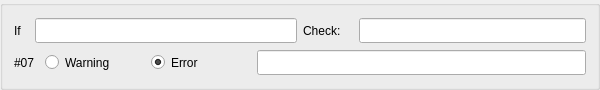
         <widget class="QGroupBox" name="groupBox_ch07">
          <property name="sizePolicy">
           <sizepolicy hsizetype="MinimumExpanding" vsizetype="Fixed">
            <horstretch>0</horstretch>
            <verstretch>0</verstretch>
           </sizepolicy>
          </property>
          <property name="minimumSize">
           <size>
            <width>600</width>
            <height>90</height>
           </size>
          </property>
          <property name="maximumSize">
           <size>
            <width>16777215</width>
            <height>90</height>
           </size>
          </property>
          <property name="title">
           <string/>
          </property>
          <layout class="QHBoxLayout" name="horizontalLayout_299">
           <item>
            <layout class="QVBoxLayout" name="verticalLayout_88">
             <item>
              <layout class="QHBoxLayout" name="horizontalLayout_300">
               <item>
                <layout class="QHBoxLayout" name="horizontalLayout_301">
                 <item>
                  <widget class="QLabel" name="label_375">
                   <property name="sizePolicy">
                    <sizepolicy hsizetype="Fixed" vsizetype="Fixed">
                     <horstretch>0</horstretch>
                     <verstretch>0</verstretch>
                    </sizepolicy>
                   </property>
                   <property name="minimumSize">
                    <size>
                     <width>15</width>
                     <height>25</height>
                    </size>
                   </property>
                   <property name="text">
                    <string>If</string>
                   </property>
                  </widget>
                 </item>
                 <item>
                  <widget class="QLineEdit" name="check_if_07">
                   <property name="sizePolicy">
                    <sizepolicy hsizetype="MinimumExpanding" vsizetype="Fixed">
                     <horstretch>0</horstretch>
                     <verstretch>0</verstretch>
                    </sizepolicy>
                   </property>
                   <property name="minimumSize">
                    <size>
                     <width>160</width>
                     <height>25</height>
                    </size>
                   </property>
                  </widget>
                 </item>
                </layout>
               </item>
               <item>
                <layout class="QHBoxLayout" name="horizontalLayout_302">
                 <item>
                  <widget class="QLabel" name="label_376">
                   <property name="sizePolicy">
                    <sizepolicy hsizetype="Fixed" vsizetype="Fixed">
                     <horstretch>0</horstretch>
                     <verstretch>0</verstretch>
                    </sizepolicy>
                   </property>
                   <property name="minimumSize">
                    <size>
                     <width>50</width>
                     <height>25</height>
                    </size>
                   </property>
                   <property name="text">
                    <string>Check:</string>
                   </property>
                  </widget>
                 </item>
                 <item>
                  <widget class="QLineEdit" name="check_check_07">
                   <property name="sizePolicy">
                    <sizepolicy hsizetype="MinimumExpanding" vsizetype="Fixed">
                     <horstretch>0</horstretch>
                     <verstretch>0</verstretch>
                    </sizepolicy>
                   </property>
                   <property name="minimumSize">
                    <size>
                     <width>160</width>
                     <height>25</height>
                    </size>
                   </property>
                  </widget>
                 </item>
                </layout>
               </item>
              </layout>
             </item>
             <item>
              <layout class="QHBoxLayout" name="horizontalLayout_303">
               <item>
                <layout class="QHBoxLayout" name="horizontalLayout_304">
                 <item>
                  <widget class="QLabel" name="label_377">
                   <property name="sizePolicy">
                    <sizepolicy hsizetype="Fixed" vsizetype="Fixed">
                     <horstretch>0</horstretch>
                     <verstretch>0</verstretch>
                    </sizepolicy>
                   </property>
                   <property name="minimumSize">
                    <size>
                     <width>25</width>
                     <height>25</height>
                    </size>
                   </property>
                   <property name="maximumSize">
                    <size>
                     <width>25</width>
                     <height>25</height>
                    </size>
                   </property>
                   <property name="text">
                    <string>#07</string>
                   </property>
                  </widget>
                 </item>
                 <item>
                  <widget class="QRadioButton" name="check_warning_07">
                   <property name="minimumSize">
                    <size>
                     <width>100</width>
                     <height>25</height>
                    </size>
                   </property>
                   <property name="text">
                    <string>Warning</string>
                   </property>
                  </widget>
                 </item>
                 <item>
                  <widget class="QRadioButton" name="check_error_07">
                   <property name="minimumSize">
                    <size>
                     <width>100</width>
                     <height>25</height>
                    </size>
                   </property>
                   <property name="text">
                    <string>Error</string>
                   </property>
                   <property name="checked">
                    <bool>true</bool>
                   </property>
                  </widget>
                 </item>
                </layout>
               </item>
               <item>
                <widget class="QLineEdit" name="check_message_07">
                 <property name="sizePolicy">
                  <sizepolicy hsizetype="MinimumExpanding" vsizetype="Fixed">
                   <horstretch>0</horstretch>
                   <verstretch>0</verstretch>
                  </sizepolicy>
                 </property>
                 <property name="minimumSize">
                  <size>
                   <width>170</width>
                   <height>25</height>
                  </size>
                 </property>
                </widget>
               </item>
              </layout>
             </item>
            </layout>
           </item>
          </layout>
         </widget>
